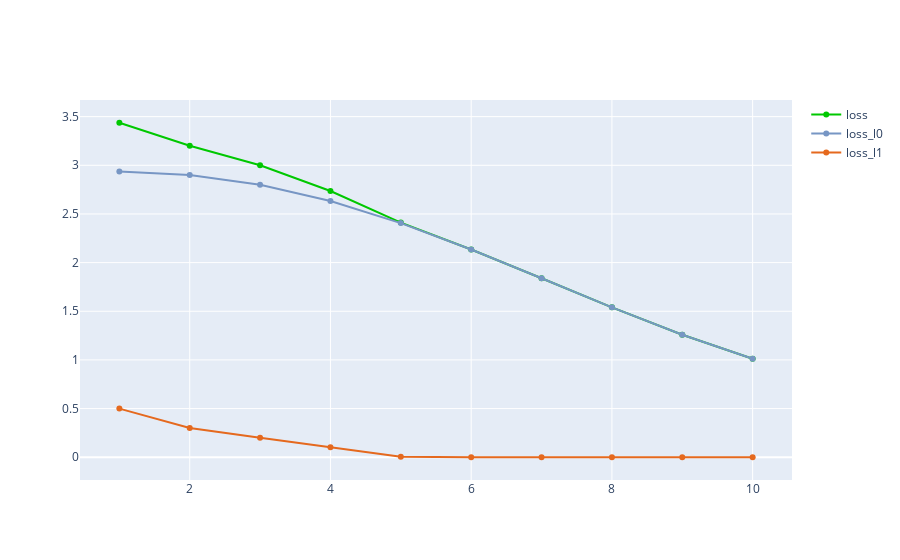

The code cell stored with this chart in its notebook:
### Code cell
iterfig = make_subplots()
iterfig.add_trace(loss_over_iter(rundf, color='rgb(0,200,0)'))
for g in losses_over_iter(rundf):
    iterfig.add_trace(g)
iterfig

### Figure 1 — Plotly figure (JSON) as saved in the notebook; plotly's stock layout.template omitted (floating-point values rounded to 4 significant figures)
{"data": [{"marker": {"color": "rgb(0,200,0)"}, "name": "loss", "type": "scatter", "x": [1, 2, 3, 4, 5, 6, 7, 8, 9, 10], "y": [3.437, 3.2, 3.001, 2.735, 2.411, 2.135, 1.84, 1.54, 1.259, 1.012]}, {"marker": {"color": "rgb(119,150,196)"}, "name": "loss_l0", "type": "scatter", "x": [1, 2, 3, 4, 5, 6, 7, 8, 9, 10], "y": [2.937, 2.9, 2.8, 2.633, 2.406, 2.135, 1.84, 1.54, 1.259, 1.012]}, {"marker": {"color": "rgb(229,105,30)"}, "name": "loss_l1", "type": "scatter", "x": [1, 2, 3, 4, 5, 6, 7, 8, 9, 10], "y": [0.5, 0.3, 0.201, 0.1029, 0.005347, 0, 0, 0, 0, 0]}], "layout": {"xaxis": {"anchor": "y", "domain": [0, 1]}, "yaxis": {"anchor": "x", "domain": [0, 1]}}}
